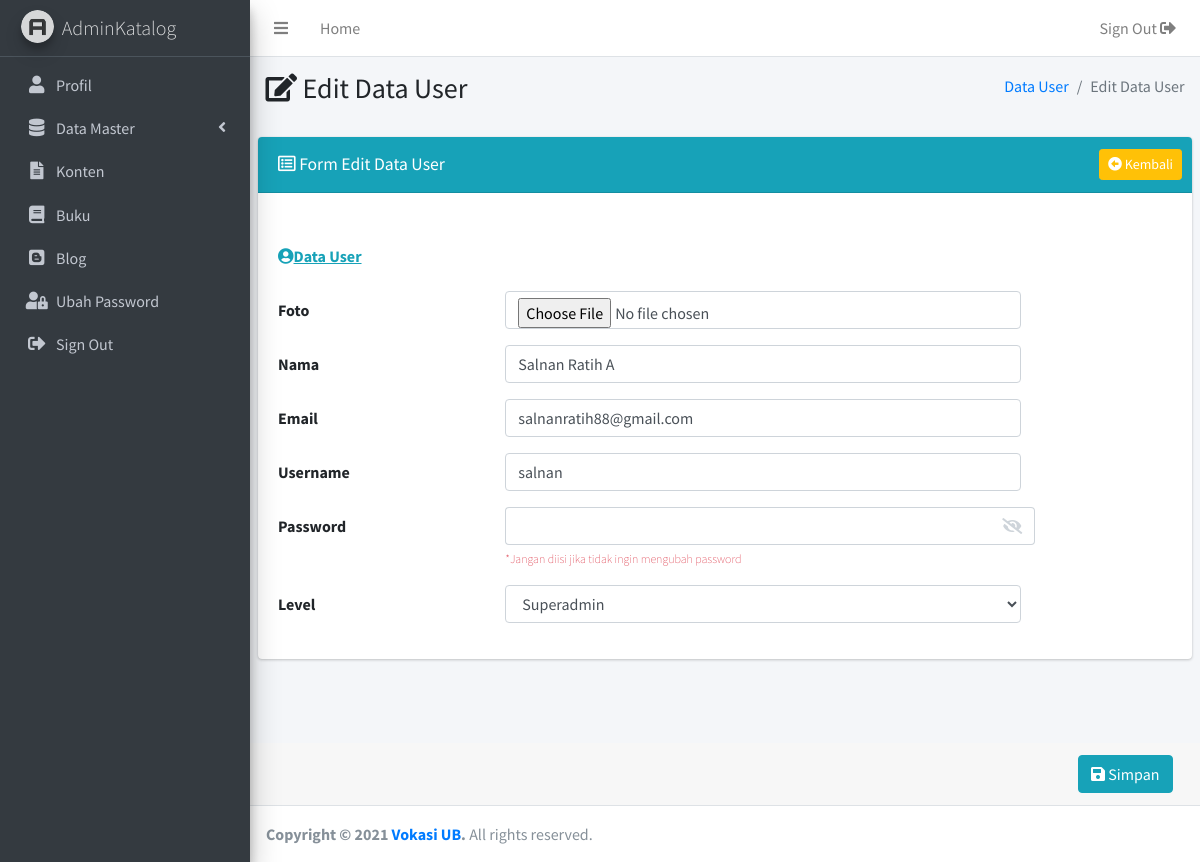
The app's page /admin/edituser.php?data=1 with its own data.
### tables this page shows
CREATE TABLE `user` (
  `id_user` int(11) NOT NULL,
  `nama` varchar(100) DEFAULT NULL,
  `email` varchar(50) DEFAULT NULL,
  `username` varchar(30) DEFAULT NULL,
  `password` varchar(150) DEFAULT NULL,
  `level` varchar(30) DEFAULT NULL,
  `foto` varchar(100) DEFAULT NULL
);

### admin/edituser.php (the view, shortened to what this page needs)
<?php
  include('../koneksi/koneksi.php');
  if(isset($_GET['data'])){
   $id_user = $_GET['data'];
    $sql_u = "SELECT `id_user`,`nama`,`email`,`username`,`level`
    FROM `user` WHERE `id_user`=$id_user ORDER BY `id_user`";
    $query_u = mysqli_query($koneksi,$sql_u);
    while($data_u = mysqli_fetch_row($query_u)){
       $nama = $data_u[1];
       $email = $data_u[2];
       $username = $data_u[3];
    }
  }
?>
<!DOCTYPE html>
<html>
<head>
<?php include("includes/head.php") ?>
</head>
<body class="hold-transition sidebar-mini layout-fixed">
<div class="wrapper">
<?php include("includes/header.php") ?>
  <?php include("includes/sidebar.php") ?>
  <div class="content-wrapper">
    <section class="content-header">
      <div class="container-fluid">
        <div class="row mb-2">
          <div class="col-sm-6">
            <h3><i class="fas fa-edit"></i> Edit Data User</h3>
          </div>
          <div class="col-sm-6">
            <ol class="breadcrumb float-sm-right">
              <li class="breadcrumb-item"><a href="user.php">Data User</a></li>
              <li class="breadcrumb-item active">Edit Data User</li>
            </ol>
          </div>
        </div>
      </div>
    </section>
    <section class="content">
    <div class="card card-info">
      <div class="card-header">
        <h3 class="card-title"style="margin-top:5px;"><i class="far fa-list-alt"></i> Form Edit Data User</h3>
        <div class="card-tools">
          <a href="user.php" class="btn btn-sm btn-warning float-right"><i class="fas fa-arrow-alt-circle-left"></i> Kembali</a>
        </div>
      </div>
      <form class="form-horizontal" method="post" action="konfirmasiedituser.php" enctype="multipart/form-data">
      <div class="card-body">
          <div class="form-group row">
            <label for="foto" class="col-sm-12 col-form-label"><span class="text-info"><i
            class="fas fa-user-circle"></i><u>Data User</u></span></label>
          </div>
          <div class="form-group row">
            <label for="foto" class="col-sm-3 col-form-label">Foto </label>
            <div class="col-sm-7">
              <div class="custom-file">
                <input type="file" class="form-control" name="foto" id="customFile">
              </div>
            </div>
          </div>
          <div class="form-group row">
            <label for="nama" class="col-sm-3 col-form-label">Nama</label>
            <div class="col-sm-7">
              <input type="text" class="form-control" name="nama" id="nama" value="<?= $nama ?>" required>
            </div>
          </div>
          <div class="form-group row">
            <label for="email" class="col-sm-3 col-form-label">Email</label>
            <div class="col-sm-7">
              <input type="text" class="form-control" name="email" id="email" value="<?= $email ?>" required>
            </div>
          </div>
          <div class="form-group row">
            <label for="username" class="col-sm-3 col-form-label">Username</label>
            <div class="col-sm-7">
              <input type="text" class="form-control" name="username" id="username"
              value="<?= $username ?>" required>
            </div>
          </div>
         <div class="form-group row">
            <label for="password" class="col-sm-3 col-form-label">Password</label>
            <div class="col-9 col-sm-6" style="padding-right: 0px">
              <input type="password" class="inpass form-control" name="password" id="input-password" value="">
              <span class="text-danger" style="font-weight:lighter;font-size:12px">
               *Jangan diisi jika tidak ingin mengubah password</span>
            </div>
            <div><p id="password" class="showpass form-control">
              <i id="hide-password" class="fas fa-eye-slash" style="color: #ced4da" onclick="show('password')"></i>
            </p></div>
          </div>
          <div class="form-group row">
            <label for="level" class="col-sm-3 col-form-label">Level</label>
            <div class="col-sm-7">
              <select class="form-control" id="jurusan" name="level">
                <option value="Superadmin">Superadmin</option>
              </select>
            </div>
          </div>
          </div>
        </div>
      </div>
        <div class="card-footer">
          <div class="col-sm-12">
            <button type="submit" class="btn btn-info float-right"><i class="fas fa-save"></i> Simpan</button>
          </div>
        </div>
    </div>
  <?php include("includes/footer.php") ?>
</body>
</html>

### admin/includes/head.php (style rules this page uses)
.card-body { overflow-x:auto; }
.showpass { margin: auto 0px; border-left: 0px solid transparent; border-radius: .0rem .25rem .25rem .0rem; cursor: pointer; padding-left: 50px; }
.inpass { padding-right: 0px; border-radius: .25rem .0rem .0rem .25rem; border-right: 0px solid transparent; }

### records on screen
user: nama "Salnan Ratih A", email "salnanratih88@gmail.com", username "salnan"
